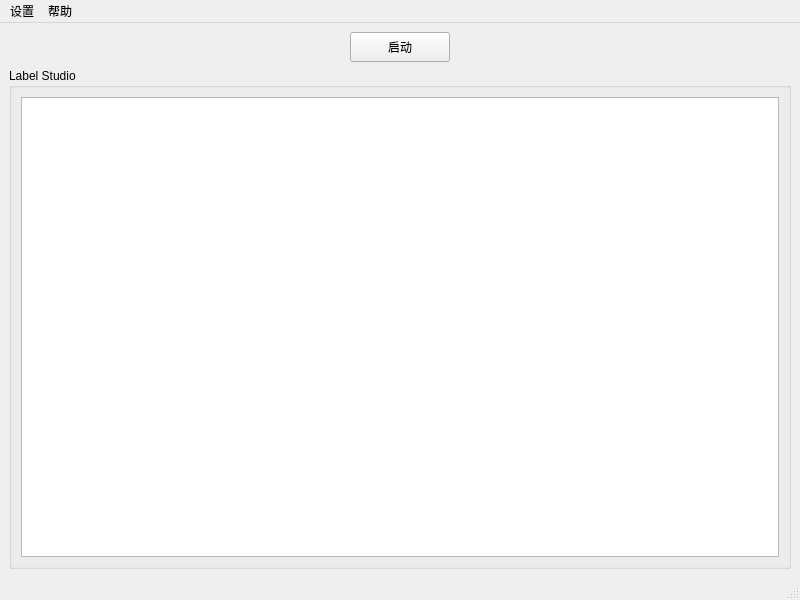
<?xml version="1.0" encoding="UTF-8"?>
<ui version="4.0">
 <class>LabelStudio</class>
 <widget class="QMainWindow" name="LabelStudio">
  <property name="windowModality">
   <enum>Qt::ApplicationModal</enum>
  </property>
  <property name="geometry">
   <rect>
    <x>0</x>
    <y>0</y>
    <width>800</width>
    <height>600</height>
   </rect>
  </property>
  <property name="windowTitle">
   <string>LabelStudio</string>
  </property>
  <property name="windowIcon">
   <iconset resource="ico.qrc">
    <normaloff>:/main/launcher.ico</normaloff>:/main/launcher.ico</iconset>
  </property>
  <widget class="QWidget" name="centralwidget">
   <layout class="QVBoxLayout" name="verticalLayout">
    <item>
     <layout class="QHBoxLayout" name="horizontalLayout_4">
      <item>
       <spacer name="horizontalSpacer">
        <property name="orientation">
         <enum>Qt::Horizontal</enum>
        </property>
        <property name="sizeHint" stdset="0">
         <size>
          <width>40</width>
          <height>20</height>
         </size>
        </property>
       </spacer>
      </item>
      <item>
       <widget class="QPushButton" name="pushButton_start">
        <property name="sizePolicy">
         <sizepolicy hsizetype="Fixed" vsizetype="Fixed">
          <horstretch>0</horstretch>
          <verstretch>0</verstretch>
         </sizepolicy>
        </property>
        <property name="minimumSize">
         <size>
          <width>100</width>
          <height>30</height>
         </size>
        </property>
        <property name="text">
         <string>启动</string>
        </property>
       </widget>
      </item>
      <item>
       <spacer name="horizontalSpacer_2">
        <property name="orientation">
         <enum>Qt::Horizontal</enum>
        </property>
        <property name="sizeHint" stdset="0">
         <size>
          <width>40</width>
          <height>20</height>
         </size>
        </property>
       </spacer>
      </item>
     </layout>
    </item>
    <item>
     <layout class="QHBoxLayout" name="horizontalLayout_3">
      <item>
       <widget class="QGroupBox" name="groupBox_studio">
        <property name="sizePolicy">
         <sizepolicy hsizetype="MinimumExpanding" vsizetype="MinimumExpanding">
          <horstretch>0</horstretch>
          <verstretch>0</verstretch>
         </sizepolicy>
        </property>
        <property name="minimumSize">
         <size>
          <width>360</width>
          <height>400</height>
         </size>
        </property>
        <property name="title">
         <string>Label Studio</string>
        </property>
        <layout class="QHBoxLayout" name="horizontalLayout">
         <item>
          <widget class="QTextBrowser" name="textBrowser_studio">
           <property name="openExternalLinks">
            <bool>true</bool>
           </property>
          </widget>
         </item>
        </layout>
       </widget>
      </item>
     </layout>
    </item>
   </layout>
  </widget>
  <widget class="QMenuBar" name="menubar">
   <property name="geometry">
    <rect>
     <x>0</x>
     <y>0</y>
     <width>800</width>
     <height>22</height>
    </rect>
   </property>
   <widget class="QMenu" name="menuSetting">
    <property name="sizePolicy">
     <sizepolicy hsizetype="Preferred" vsizetype="Expanding">
      <horstretch>0</horstretch>
      <verstretch>0</verstretch>
     </sizepolicy>
    </property>
    <property name="title">
     <string>设置</string>
    </property>
    <addaction name="actionSelectConda"/>
    <addaction name="actionSetServer"/>
    <addaction name="actionCommon"/>
   </widget>
   <widget class="QMenu" name="menu">
    <property name="title">
     <string>帮助</string>
    </property>
    <addaction name="actionAbort"/>
   </widget>
   <addaction name="menuSetting"/>
   <addaction name="menu"/>
  </widget>
  <widget class="QStatusBar" name="statusbar"/>
  <action name="actionSelectConda">
   <property name="text">
    <string>选择conda环境</string>
   </property>
  </action>
  <action name="actionSetServer">
   <property name="text">
    <string>服务设置</string>
   </property>
  </action>
  <action name="actionAbourt">
   <property name="text">
    <string>关于</string>
   </property>
  </action>
  <action name="actionCommon">
   <property name="text">
    <string>常规设置</string>
   </property>
  </action>
  <action name="actionAbort">
   <property name="text">
    <string>关于</string>
   </property>
  </action>
 </widget>
 <resources>
  <include location="ico.qrc"/>
 </resources>
 <connections>
  <connection>
   <sender>actionSelectConda</sender>
   <signal>triggered()</signal>
   <receiver>LabelStudio</receiver>
   <slot>set_conda()</slot>
   <hints>
    <hint type="sourcelabel">
     <x>-1</x>
     <y>-1</y>
    </hint>
    <hint type="destinationlabel">
     <x>399</x>
     <y>299</y>
    </hint>
   </hints>
  </connection>
  <connection>
   <sender>actionSetServer</sender>
   <signal>triggered()</signal>
   <receiver>LabelStudio</receiver>
   <slot>set_server()</slot>
   <hints>
    <hint type="sourcelabel">
     <x>-1</x>
     <y>-1</y>
    </hint>
    <hint type="destinationlabel">
     <x>399</x>
     <y>299</y>
    </hint>
   </hints>
  </connection>
  <connection>
   <sender>pushButton_start</sender>
   <signal>clicked()</signal>
   <receiver>LabelStudio</receiver>
   <slot>start()</slot>
   <hints>
    <hint type="sourcelabel">
     <x>449</x>
     <y>61</y>
    </hint>
    <hint type="destinationlabel">
     <x>606</x>
     <y>231</y>
    </hint>
   </hints>
  </connection>
  <connection>
   <sender>actionAbort</sender>
   <signal>triggered()</signal>
   <receiver>LabelStudio</receiver>
   <slot>abort()</slot>
   <hints>
    <hint type="sourcelabel">
     <x>-1</x>
     <y>-1</y>
    </hint>
    <hint type="destinationlabel">
     <x>399</x>
     <y>299</y>
    </hint>
   </hints>
  </connection>
  <connection>
   <sender>actionCommon</sender>
   <signal>triggered()</signal>
   <receiver>LabelStudio</receiver>
   <slot>set_common()</slot>
   <hints>
    <hint type="sourcelabel">
     <x>-1</x>
     <y>-1</y>
    </hint>
    <hint type="destinationlabel">
     <x>399</x>
     <y>299</y>
    </hint>
   </hints>
  </connection>
 </connections>
 <slots>
  <signal>signal1()</signal>
  <slot>set_conda()</slot>
  <slot>set_server()</slot>
  <slot>start()</slot>
  <slot>abort()</slot>
  <slot>set_common()</slot>
 </slots>
</ui>
